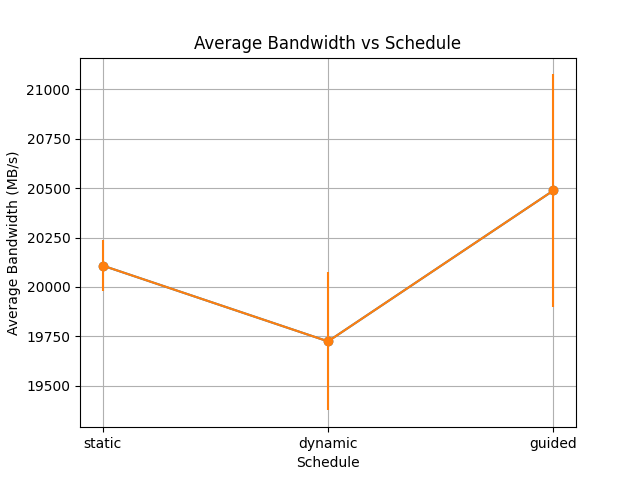

The script that saved this image:
import numpy as np
import matplotlib.pyplot as plt

# Data for plotting
labels = ["static", "dynamic", "guided"]
average_bw = [20108.579176, 19724.558093, 20488.597358]
standard_deviation_bw = [127.270531, 349.466628, 587.777823]


if __name__ == '__main__':
    fig, ax = plt.subplots()
    ax.plot(labels, average_bw, 'o-')
    ax.errorbar(labels, average_bw, yerr=standard_deviation_bw, fmt='o-')
    ax.set(xlabel='Schedule', ylabel='Average Bandwidth (MB/s)',
           title='Average Bandwidth vs Schedule')
    ax.grid()
    fig.savefig("2_3plot.png")
    plt.show()